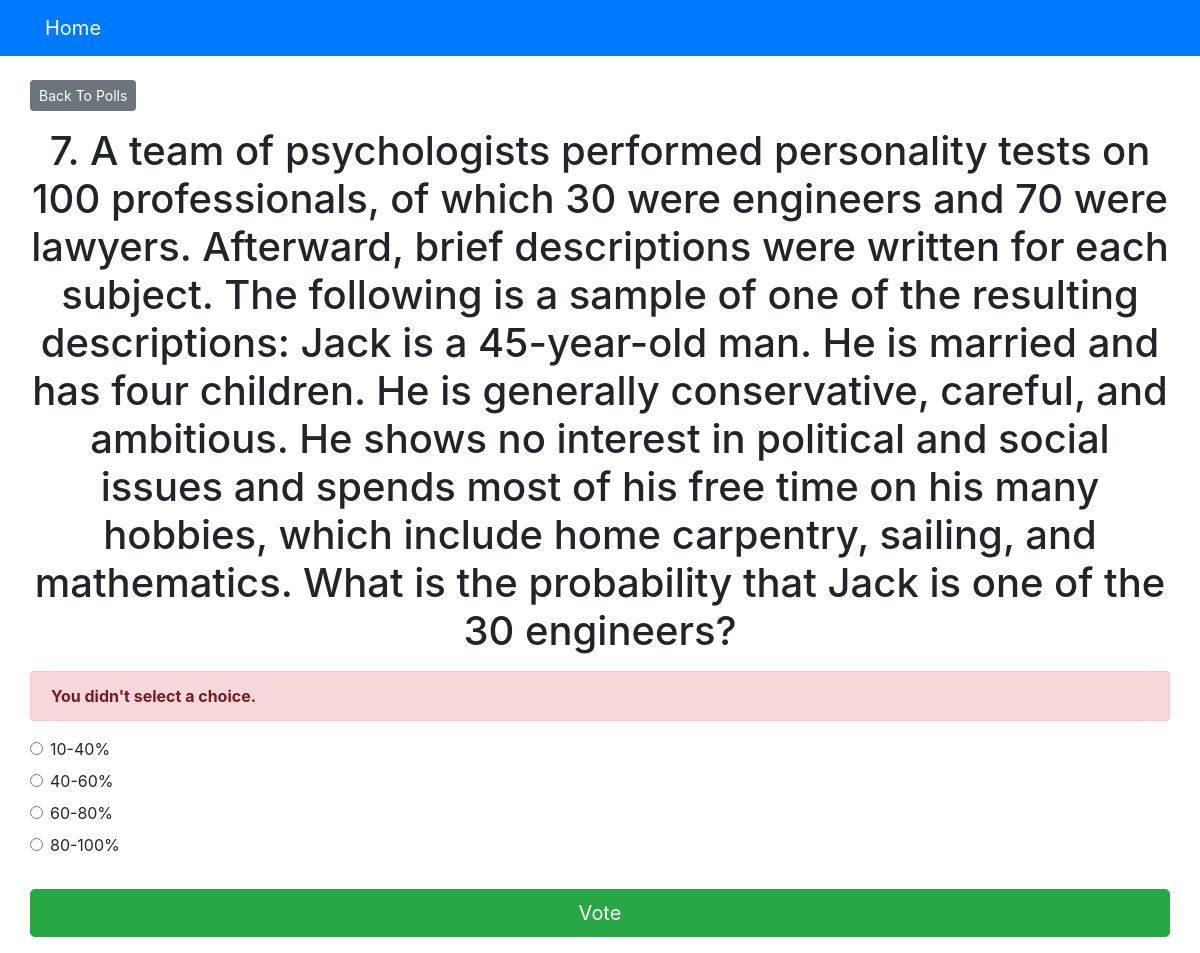
Screenshot of /polls/7/vote/ with the database file from the repository.
### polls/models.py (models this page shows, shortened)
class Question(models.Model):
    question_text = models.CharField(max_length=4000)
    pub_date = models.DateTimeField('date published', default=None)

class Choice(models.Model):
    question = models.ForeignKey(Question, on_delete=models.CASCADE)
    choice_text = models.CharField(max_length=300)
    votes = models.IntegerField(default=0)

### polls/views.py (the view)
# urls.py: path('<int:question_id>/vote/', views.vote, name ='vote'),
def vote(request, question_id):
    question = get_object_or_404(Question, pk=question_id)
    try:
        selected_choice = question.choice_set.get(pk=request.POST['choice'])
    except (KeyError, Choice.DoesNotExist):
        return render(request, 'polls/detail.html', {
            'question': question,
            'error_message': "You didn't select a choice.",
        })
    else:
        selected_choice.votes += 1
        selected_choice.save()
        return HttpResponseRedirect(reverse('polls:results', args=(question.id,)))

### templates/polls/detail.html (shortened to what this page needs)
{% extends 'base.html' %}
{% block content %}
<a class ="btn btn-secondary btn-sm mb-3" href ="{% url 'polls:index' %}">Back To Polls</a>
<h1 class ="text-center mb-3">{{ question.question_text }}</h1>
{% if error_message %}
<p class ="alert alert-danger">
    <strong>{{ error_message }}</strong>
</p>
{% endif %}
<form action ="{% url 'polls:vote' question.id %}" method ="post">
    {% for choice in question.choice_set.all %}
    <div class ="form-check">
        <input type ="radio" name ="choice" class ="form-check-input" id ="choice{{ forloop.counter }}"
            value ="{{ choice.id }}" />
        <label for ="choice{{ forloop.counter }}">{{ choice.choice_text }}</label>
    </div>
    {% endfor %}
    <input type ="submit" value ="Vote" class ="btn btn-success btn-lg btn-block mt-4" />
</form>
{% endblock %}

### rows the page displays
Question: question_text "7. A team of psychologists performed personality tests on 100 professionals, of which 30 were engineers and 70 were lawyers. Afterward, brief descriptions were written for each subject. The following is a sample of one of the resulting descriptions: Jack is a 45-year-old man. He is married and has four children. He is generally conservative, careful, and ambitious. He shows no interest in political and social issues and spends most of his free time on his many hobbies, which include home carpentry, sailing, and mathematics. What is the probability that Jack is one of the 30 engineers?"
Choice: choice_text "10-40%"
Choice: choice_text "40-60%"
Choice: choice_text "60-80%"
Choice: choice_text "80-100%"

### other values shown
{{ error_message }} "You didn't select a choice."
